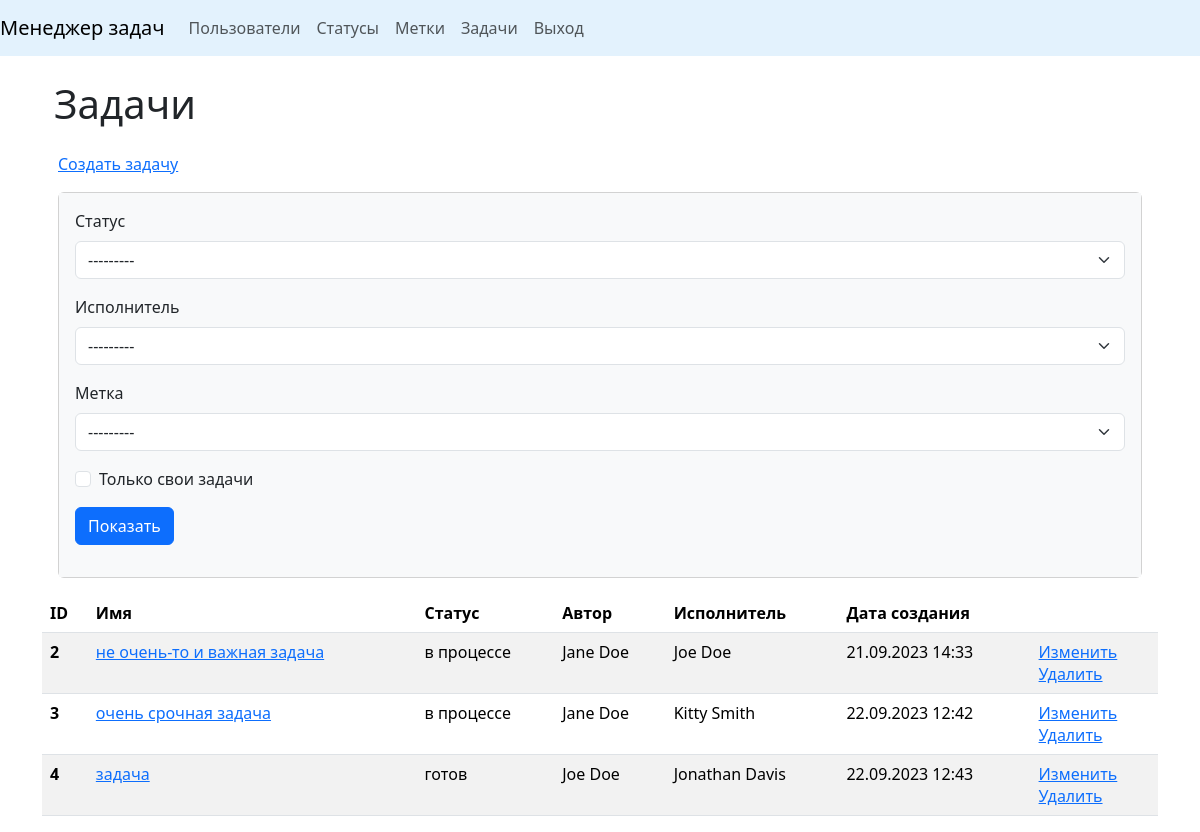
Screenshot of /tasks/ (signed in) with the database file from the repository.
### task_manager/tasks/models.py (models this page shows, shortened)
class Task(models.Model):
    name = models.CharField(max_length=150, blank=False,
                            verbose_name=_('Name'))
    description = models.TextField(blank=True,
                                   verbose_name=_('Description'))
    date_created = models.DateTimeField(auto_now_add=True,
                                        verbose_name=_('Creation date'))
    executor = models.ForeignKey(User, on_delete=models.CASCADE,
                                 blank=True, null=True,
                                 default='', related_name='executors',
                                 verbose_name=_('Executor'))
    author = models.ForeignKey(User, on_delete=models.PROTECT,
                               blank=False, related_name='authors',
                               verbose_name=_('Author'))
    status = models.ForeignKey(Status, on_delete=models.PROTECT,
                               blank=False, related_name='statuses',
                               verbose_name=_('Status'))
    labels = models.ManyToManyField(Label, through='Connection',
                                    through_fields=('task', 'label'),
                                    blank=True, related_name='labels',
                                    verbose_name=_('Labels'))
    class Meta:
        verbose_name = _('Task')
        verbose_name_plural = _('Tasks')

### task_manager/statuses/models.py (models this page shows)
class Status(models.Model):
    name = models.CharField(
        max_length=150,
        unique=True,
        blank=False,
        verbose_name=_('Name'),
    )
    date_created = models.DateTimeField(
        auto_now_add=True,
        verbose_name=_('Creation date')
    )
    def __str__(self):
        return self.name
    class Meta:
        verbose_name = _('Status')
        verbose_name_plural = _('Statuses')

### task_manager/users/models.py (models this page shows)
class User(AbstractUser):
    def __str__(self):
        return self.get_full_name()
    class Meta:
        verbose_name = _('User')
        verbose_name_plural = _('Users')

### task_manager/tasks/views.py (the view)
# urls.py: path('', TasksView.as_view(), name='tasks'),
class TasksView(UserLoginRequiredMixin, FilterView):
    template_name = 'tasks/tasks.html'
    model = Task
    filterset_class = TaskFilter
    context_object_name = 'tasks'
    extra_context = {
        'title': _('Tasks'),
        'button_text': _('Show'),
    }

### task_manager/labels/models.py (called while the page is built)
    def __str__(self):
        return self.name

### task_manager/mixins.py (called while the page is built)
    def dispatch(self, request, *args, **kwargs):
        if not request.user.is_authenticated:
            messages.error(request, self.auth_message)
            return redirect(reverse_lazy('login'))
        return super().dispatch(request, *args, **kwargs)

### task_manager/templates/tasks/tasks.html (shortened to what this page needs)
{% extends 'base.html' %}
{% load i18n %}
{% load django_bootstrap5 %}
{% block content %}
<div class="container wrapper flex-grow-1">
    <h1 class="my-4">{{ title }}</h1>
</div>
<div class="link m-3">
    <a class="link-opacity-100"  href="{% url 'create_task' %}">{% trans 'Create task' %}</a>
</div>
<div class="card m-3">
    <div class="card-body bg-light">
        <form class="form-inline center" method="get">
                {% bootstrap_form filter.form %}
                {% bootstrap_button button_text button_type="submit" button_class="btn btn-primary" %}
        </form>
    </div>
</div>
    <table class="table table-striped">
    <thead>
    <tr>
        <th scope="col">ID</th>
        <th scope="col">{% trans 'Name' %}</th>
        <th scope="col">{% trans 'Status' %}</th>
        <th scope="col">{% trans 'Author' %}</th>
        <th scope="col">{% trans 'Executor' %}</th>
        <th scope="col">{% trans 'Creation date' %}</th>
        <th scope="col"></th>
    </tr>
    </thead>
    <tbody>
    {% if tasks %}
    {% for task in tasks %}
    <tr>
        <th scope="row">{{ task.id }}</th>
        <td><a href="{% url 'task' task.id %}">{{ task.name }}</a></td>
        <td>{{ task.status }}</td>
        <td>{{ task.author }}</td>
        <td>{{ task.executor }}</td>
        <td>{{ task.date_created|date:"d.m.Y H:i" }}</td>
        <td>
          <a href="{% url 'update_task' task.id %}">{% trans 'Update' %}</a>
            <br>
          <a href="{% url 'delete_task' task.id %}">{% trans 'Delete' %}</a>
        </td>
    </tr>
    {% endfor %}
    {% endif %}
    </tbody>
</table>
{% endblock %}

### rows the page displays
Task: id "2", name "не очень-то и важная задача", status "в процессе", author "Jane Doe", executor "Joe Doe", date_created "21.09.2023 14:33"
Task: id "3", name "очень срочная задача", status "в процессе", author "Jane Doe", executor "Kitty Smith", date_created "22.09.2023 12:42"
Task: id "4", name "задача", status "готов", author "Joe Doe", executor "Jonathan Davis", date_created "22.09.2023 12:43"

### other values shown
{{ title }} "Задачи"
